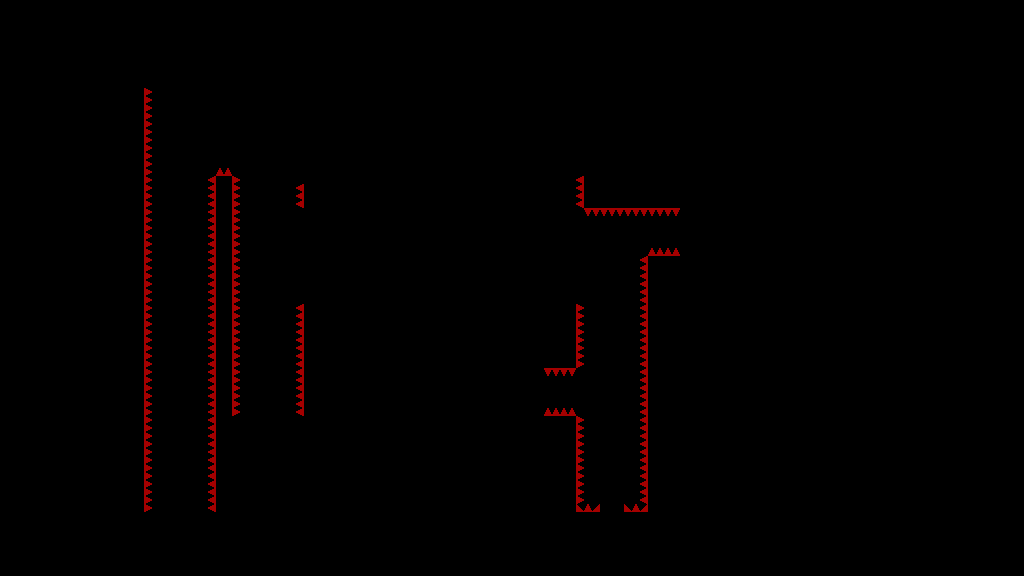

A 2D game scene composited from a Tiled map and its tileset images. What follows is a short description and the map's XML, with each tile layer's data collapsed to a summary:
An orthogonal 128x72 tile map with 8x8 px tiles, 1 tile layer (T_Spikes) and 61 objects.

<map version="1.4" tiledversion="1.4.3" orientation="orthogonal" renderorder="right-down" width="128" height="72" tilewidth="8" tileheight="8" infinite="0" nextlayerid="8" nextobjectid="728">
 <tileset firstgid="1" source="../../../Sprites/Tiles/DEV/flat/T_spr_nv_flat_0.tsx" />
 <layer id="1" name="T_Spikes" width="128" height="72">
  <data>[9216 cells, 228 non-empty, 2 distinct tile ids]</data>
 </layer>
 <objectgroup id="2" name="C_Solid">
  <object id="661" x="304" y="176" width="216" height="32" />
  <object id="663" x="0" y="0" width="1024" height="88" />
  <object id="664" x="304" y="296" width="272" height="72" />
  <object id="665" x="304" y="368" width="240" height="48" />
  <object id="667" x="216" y="176" width="16" height="240" />
  <object id="670" x="216" y="416" width="360" height="160" />
  <object id="671" x="296" y="176" width="8" height="8" />
  <object id="674" x="488" y="88" width="32" height="88" />
  <object id="675" x="600" y="496" width="24" height="16" />
  <object id="676" x="648" y="256" width="32" height="320" />
  <object id="677" x="584" y="176" width="288" height="32" />
  <object id="687" x="576" y="512" width="72" height="64" />
  <object id="713" x="296" y="296" width="8" height="8" />
  <object id="714" x="576" y="296" width="8" height="8" />
  <object id="717" x="680" y="208" width="192" height="368" />
  <object id="718" x="0" y="88" width="144" height="488" />
  <object id="721" x="872" y="88" width="152" height="488" />
  <object id="724" x="144" y="512" width="72" height="64" />
 </objectgroup>
 <objectgroup id="5" name="DEV" visible="0">
  <object id="185" x="752" y="88">
   <polygon points="0,0 24,24 0,24" />
  </object>
  <object id="186" x="824" y="120">
   <polygon points="0,0 24,-24 24,0" />
  </object>
  <object id="187" x="856" y="112">
   <polygon points="0,0 48,0 0,48" />
  </object>
  <object id="188" x="848" y="48">
   <polygon points="0,0 0,48 -48,0" />
  </object>
  <object id="189" x="872" y="184">
   <polygon points="0,0 32,-32 32,0" />
  </object>
  <object id="190" x="712" y="96">
   <polygon points="0,0 24,-24 24,0" />
  </object>
  <object id="191" x="768" y="48">
   <polygon points="0,0 24,24 0,24" />
  </object>
  <object id="192" x="656" y="48">
   <polygon points="0,0 24,24 0,24" />
  </object>
  <object id="193" x="880" y="64">
   <polygon points="0,0 0,24 -24,0" />
  </object>
  <object id="194" x="696" y="48">
   <polygon points="0,0 24,0 0,24" />
  </object>
  <object id="195" x="800" y="112">
   <polygon points="0,0 8,8 0,8" />
  </object>
  <object id="196" x="832" y="144">
   <polygon points="0,0 8,0 0,8" />
  </object>
  <object id="197" x="736" y="48">
   <polygon points="0,0 8,0 0,8" />
  </object>
 </objectgroup>
 <objectgroup id="3" name="C_Balls">
  <object id="604" x="464" y="160" width="8" height="8" />
  <object id="680" x="344" y="280" width="8" height="8" />
 </objectgroup>
 <objectgroup id="4" name="C_Orbs">
  <object id="595" x="176" y="288" width="8" height="8" />
  <object id="597" x="176" y="256" width="8" height="8" />
  <object id="599" x="176" y="224" width="8" height="8" />
  <object id="601" x="176" y="192" width="8" height="8" />
  <object id="672" x="176" y="352" width="8" height="8" />
  <object id="673" x="176" y="320" width="8" height="8" />
  <object id="686" x="176" y="384" width="8" height="8" />
  <object id="692" x="660" y="228" width="8" height="8" />
  <object id="693" x="556" y="388" width="8" height="8" />
  <object id="725" x="176" y="448" width="8" height="8" />
  <object id="726" x="176" y="416" width="8" height="8" />
  <object id="727" x="176" y="480" width="8" height="8" />
 </objectgroup>
 <objectgroup id="7" name="C_Spikes">
  <object id="695" x="144" y="88" width="8" height="424" />
  <object id="696" x="208" y="176" width="8" height="336" />
  <object id="697" x="232" y="176" width="8" height="240" />
  <object id="698" x="216" y="168" width="16" height="8" />
  <object id="699" x="296" y="184" width="8" height="24" />
  <object id="700" x="296" y="304" width="8" height="112" />
  <object id="701" x="576" y="304" width="8" height="64" />
  <object id="702" x="640" y="256" width="8" height="256" />
  <object id="703" x="576" y="416" width="8" height="96" />
  <object id="704" x="576" y="176" width="8" height="32" />
  <object id="707" x="648" y="250" width="32" height="6" />
  <object id="708" x="584" y="208" width="96" height="6" />
  <object id="709" x="544" y="368" width="32" height="6" />
  <object id="710" x="544" y="410" width="32" height="6" />
  <object id="711" x="584" y="504" width="16" height="8" />
  <object id="712" x="624" y="504" width="16" height="8" />
 </objectgroup>
</map>
